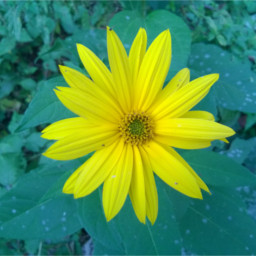
%> input picture img/kytka256.jpg, 256 x 256 px
$ octave Picture_work4.m   (GNU Octave 9; MATLAB toolbox functions it lacks are replaced by stand-ins)
%> lines starting %> are read from the running program, lines starting %| are printed output that depends on the picture
%% Průhlednost - alfa kanál
clear
clc
close all;

A = imread("img\kytka256.jpg");
%> A is the input picture: size 256x256x3 uint8; mean R, G, B 83.4, 144.8, 79.2
B = imread("img\RGB.jfif");
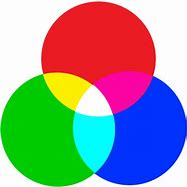
%> input picture img/RGB.jfif, 187 x 187 px
%> B is the input picture: size 187x187x3 uint8; mean R, G, B 143.9, 150.9, 149.2

[A_rows, A_cols, ~] = size(A);
%> A_rows = 256; A_cols = 256
[B_rows, B_cols, ~] = size(B);
%> B_rows = 187; B_cols = 187
B = imresize(B, [A_rows, A_cols]);
%> B: size 256x256x3 uint8

subplot 221; imshow(A);
subplot 222; imshow(B);

alfa = 0.1;

A_alfa = alfa * A;
B_alfa =  B;

C = A_alfa + B_alfa;
subplot 223; imshow(C)

%% 2D spektrum sinusovky
close all;

x = linspace(0, 10 * pi, 100);


Y = sin(x);

subplot 221; plot(x, Y);

N = length(Y);
Y_fft = fft(Y);


amplitude = abs(Y_fft) / N;

frekvence = (0:N-1) * (1 / (x(2) - x(1))) / N;

subplot 222; plot(frekvence, amplitude);

%% spektrum obrázku

obrazek = imread("img\kytka256.jpg");
obrazek = rgb2gray(obrazek);

spektrum = fft2(obrazek);

log_amplituda = log(abs(fftshift(spektrum)));
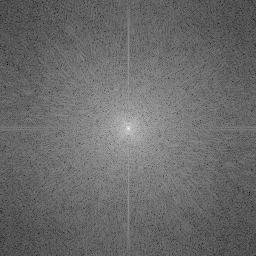
%> log_amplituda: size 256x256 double; min 0.1, max 15.87, mean 6.7; drawn with min black and max white

imshow(log_amplituda, []);


title('Amplitudové spektrum obrázku');
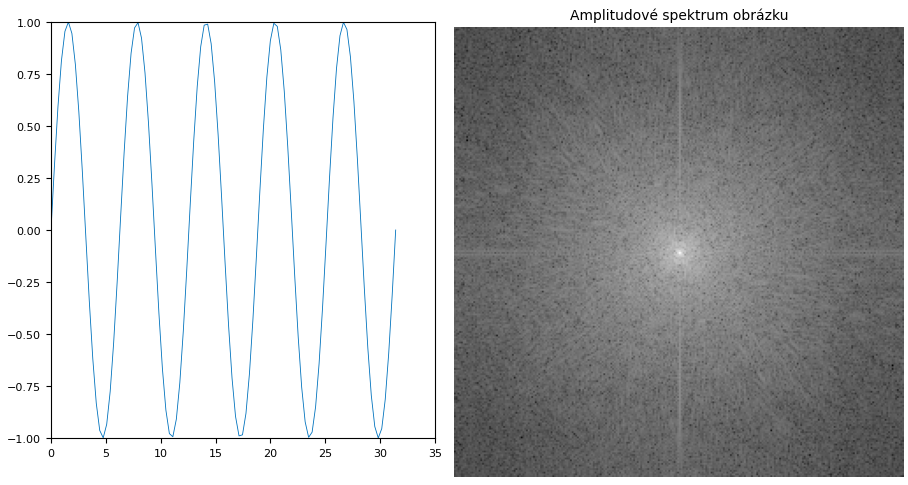
%> figure redrawn from the program's plot data, 2 panels

%% vlnity plech
close all;

%Vytvoreni vlniteho plechu
sirka = 256;
vyska = 256;

[x, y] = meshgrid(1:sirka, 1:vyska);
frekvence = 0.03;
svisly_plech = sin(2 * pi * frekvence * x);
svisly_plech(svisly_plech > 0) = 255;
svisly_plech(svisly_plech < 0) = 0;
svisly_plech = uint8(svisly_plech);
subplot 121; imshow(svisly_plech);

maska = fspecial('average', [10 10]);
blur_svily_plech = imfilter(svisly_plech, maska);
imshow(blur_svily_plech)

%udělání spektre vlnitoho plechu
spektrum = fft2(blur_svily_plech);
log_amplituda = log(abs(fftshift(spektrum)));
subplot 122;imshow(log_amplituda, []);
%> after `imshow(log_amplituda, [])`:
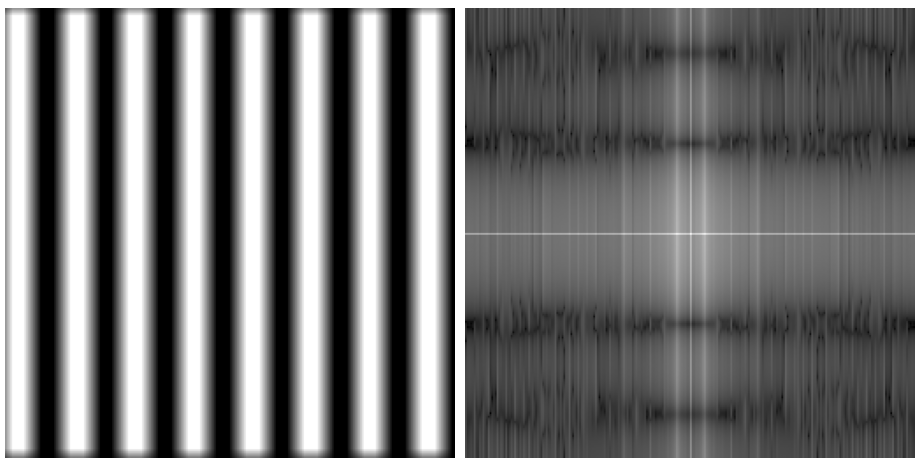
%> figure redrawn from the program's plot data, 2 panels

%% Filtrace ve spektru
close all;
clear
% subplot 331,2 - původní obrázek + spektrum puvodniho
obrazek = imread("img\kytka256.jpg");
obrazek = rgb2gray(obrazek);
subplot 331; imshow(obrazek);

furier_obrazku = fft2(obrazek);

%spektrum obrázku
spektrum_obrazku = log(abs(fftshift(furier_obrazku)));
subplot 332 ; imshow(spektrum_obrazku, []);


% subplot 334,5,6 - obrázek DP, Spektrum po DP, maska DP
% Vytvoření masky
sirka = 256;
vyska = 256;
stred_x = sirka / 2;
stred_y = vyska / 2;
velikost_ctverce = 40;
maska = zeros(vyska, sirka);
maska(stred_y - velikost_ctverce/2:stred_y + velikost_ctverce/2, stred_x - velikost_ctverce/2:stred_x + velikost_ctverce/2) = 1;
mask = ifftshift(maska);
subplot 336; imshow(maska);


%Obrázek po DP
img_dp = abs(ifft2(furier_obrazku .* mask));
subplot 334; imshow(img_dp, [])

%Spektrum po DP
spektrum_dp = spektrum_obrazku .* maska;
subplot 335 ; imshow(spektrum_dp, []);

%HP
H_maska = ~maska;
subplot 339; imshow(H_maska, [])
H_mask = ifftshift(H_maska);

%Obrázek po HP
img_dp = abs(ifft2(furier_obrazku .* H_mask));
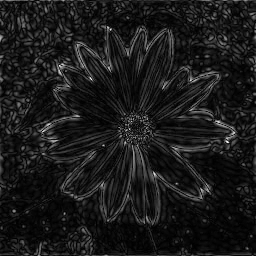
%> img_dp: size 256x256 double; min 0.00926, max 76.19, mean 7.9; drawn with min black and max white
subplot 337; imshow(img_dp, [])

%Spektrum po HP
spektrum_hp = spektrum_obrazku .* H_maska;
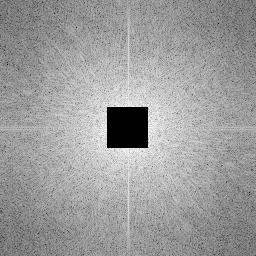
%> spektrum_hp: size 256x256 double; min 0, max 10.49, mean 6.45; drawn with min black and max white
subplot 338 ; imshow(spektrum_hp, []);
%> after `imshow(spektrum_hp, [])`:
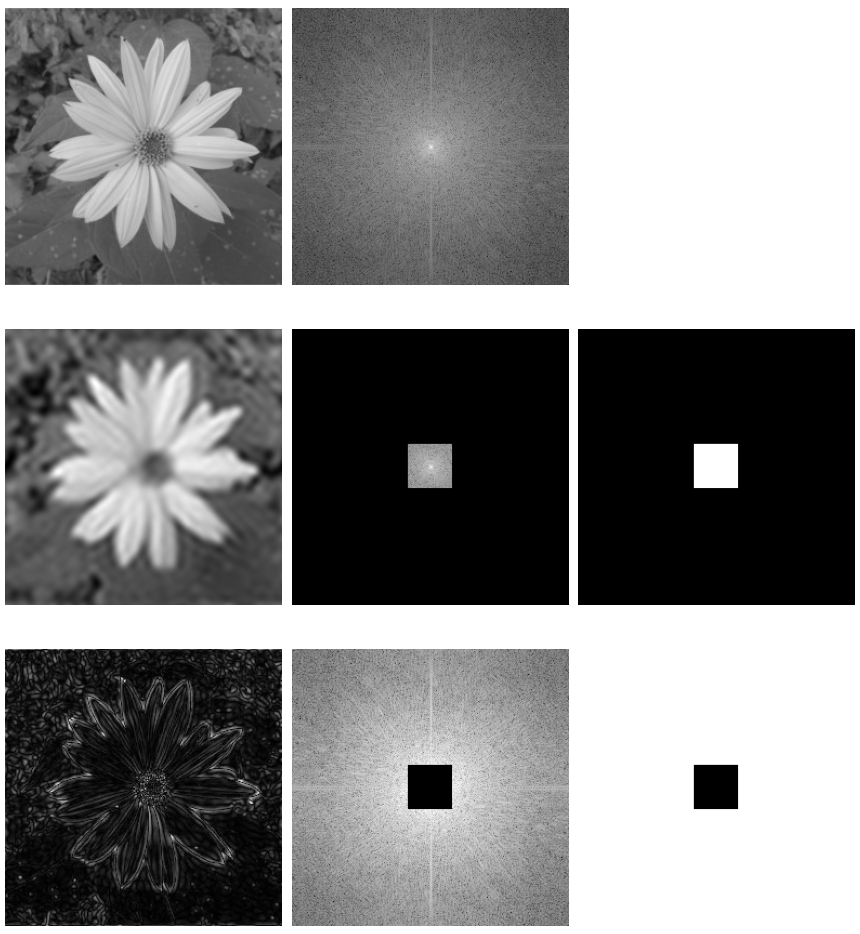
%> figure redrawn from the program's plot data, 8 panels
